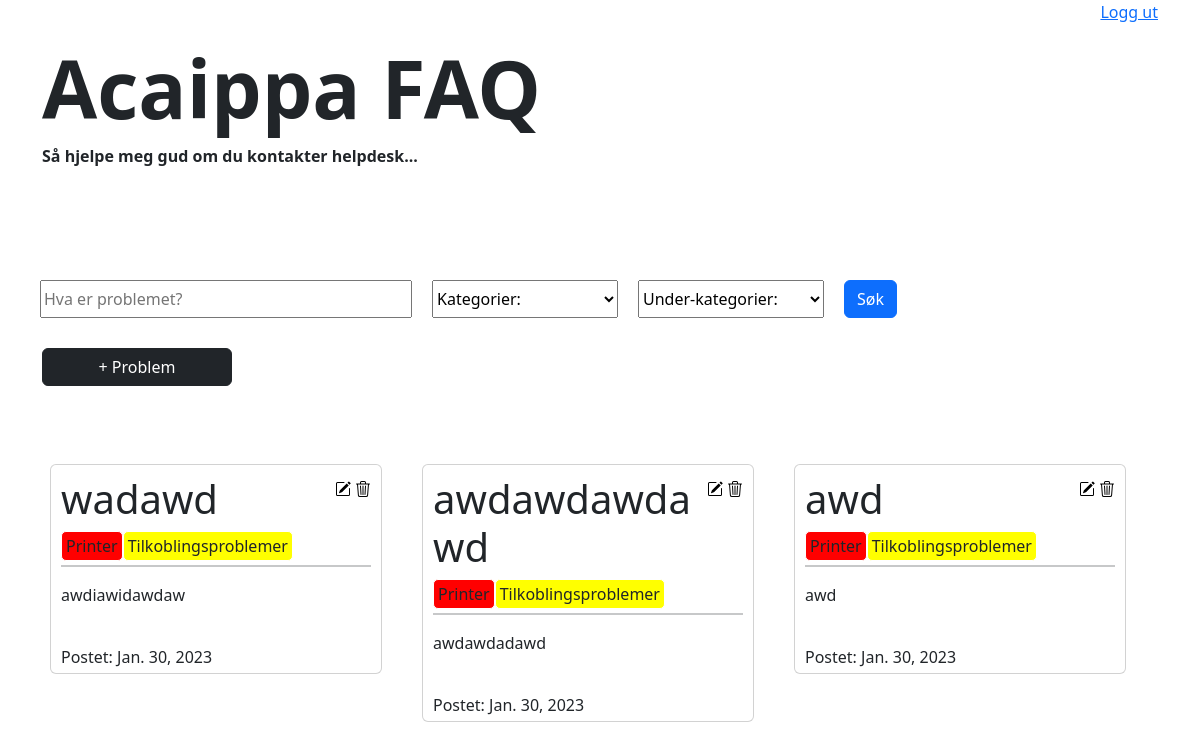
Before: / (signed in) with the older database file.
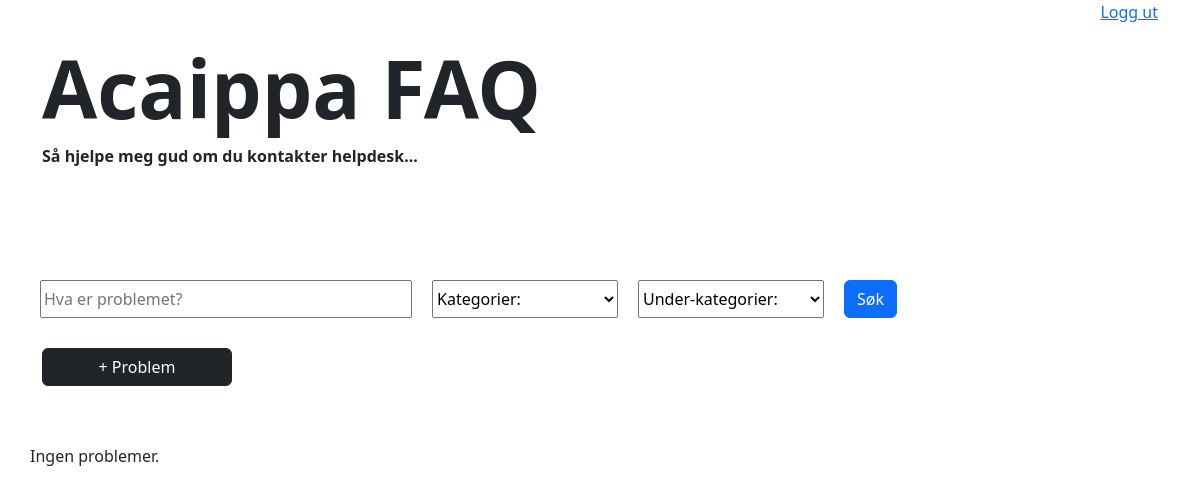
After: the same page with the newer database file.
### pages/models.py (models this page shows, shortened)
class Problem(models.Model):
    problem_id = models.IntegerField(default=generate_id, editable=False, primary_key=True)
    tittel = models.CharField(max_length=200)
    beskrivelse = models.CharField(max_length=1000)
    guide = models.TextField(max_length=20000)
    dato_postet = models.DateField(default=datetime.date.today)
    kategori = models.ForeignKey(Kategori, on_delete=models.DO_NOTHING)
    under_kategori = models.ForeignKey(UnderKategori, on_delete=models.DO_NOTHING)

class Kategori(models.Model):
    navn = models.CharField(max_length=50, primary_key=True)
    farge = models.CharField(max_length=6)

class UnderKategori(models.Model):
    navn = models.CharField(max_length=70)
    farge = models.CharField(max_length=6)

### pages/views.py (the view)
# urls.py: path('', main_page),
def main_page(request):
	return render(request, "index.html", {"problems" : Problem.objects.all(), "categories" : Kategori.objects.all(), "subcategories" : UnderKategori.objects.all()})

### templates/index.html (shortened to what this page needs)
{% extends "main.html" %}
{% load static %}
{% load index %}
{% block content %}
<div class="container overflow-hidden">
	<div class="row">
		<div class="col-12 mb-5">
			<h1 class="main-title">	Acaippa FAQ </h1>
			<p class="slogan">Så hjelpe meg gud om du kontakter helpdesk...</p>
		</div>
		<div class="col-12 row mt-5 p-0">
			<form method="POST" action="filter" class="col-12 filter-container">
				{% if "filter-text" in filters %}
					<input type="text" name="filter-text" class="text-filter col-4" placeholder="Hva er problemet?" value="{{filters|index:'filter-text'}}">
				{% else %}
					<input type="text" name="filter-text" class="text-filter col-4" placeholder="Hva er problemet?">
				{% endif %}
				<select class="col-2" name="category-filter" class="">
					<option value="none" selected disabled hidden>Kategorier:</option>
				</select>
				<select class="col-2" name="subcategory-filter" class="">
					<option value="none" selected disabled hidden>Under-kategorier:</option>
				</select>
				<button onclick="this.form.submit()" class="btn btn-primary">Søk</button>
			</form>
			{% if user.is_authenticated %}
				<button class="add-form-button btn btn-dark col-sm-2 col-6 ms-4" onclick="window.location.href='/addproblem'"><span class="add-form-text">+ Problem</button>
			{% endif %}
			<div class="col-12 card-container mt-5">
				{% if problems|length != 0 %}
					{% for problem in problems %}
						<div class="card-margin col-12 col-md-6 col-lg-4">
							<div class="card problem-card" onclick="checkClick(this, '{{problem.problem_id}}')">
								<div class="card-title-edit-container d-flex flex-row">
									<h1 class="card-title col">
										{{problem.tittel}}
									</h1>
									{% if user.is_authenticated %}
										<div class="auth-div">
											<img src="{% static 'icons/pencil-square.svg' %}" alt="Endre ikon" class="edit-icon" onclick="window.location.href = '/editproblem/{{problem.problem_id}}'">
											<img src="{% static 'icons/trash3.svg' %}" alt="Fjern ikon" class="delete-icon" onclick="showOverlay('{{problem.problem_id}}', '{{problem.tittel}}')">
										</div>
									{% endif %}
								</div>
								<div class="card-top-container overflow-hidden mb-1">
									<div class="category-container">
										<p class="category" style="background-color: #{{problem.kategori.farge}};">
											{{problem.kategori.navn}}
										</p>
										<p class="subcategory" style="background-color: #{{problem.under_kategori.farge}};">
											{{problem.under_kategori.navn}}
										</p>
									</div>
								</div>
								<hr class="mt-0">
								<p class="card-description">{{problem.beskrivelse}}</p>
								<div class="card-bottom">
									<p class="card-date">Postet: {{problem.dato_postet}}</p>
								</div>
							</div>
						</div>
					{% endfor %}
				{% else %}
					<p>Ingen problemer.</p>
				{% endif %}
			</div>
		</div>
	</div>
</div>
{% endblock %}

Changed rows visible on the page:
removed Problem: tittel "wadawd", kategori.navn "Printer", under_kategori.navn "Tilkoblingsproblemer", beskrivelse "awdiawidawdaw", dato_postet "Jan. 30, 2023"
removed Problem: tittel "awdawdawdawd", kategori.navn "Printer", under_kategori.navn "Tilkoblingsproblemer", beskrivelse "awdawdadawd", dato_postet "Jan. 30, 2023"
removed Problem: tittel "awd", kategori.navn "Printer", under_kategori.navn "Tilkoblingsproblemer", beskrivelse "awd", dato_postet "Jan. 30, 2023"
Other visible differences:
text now shown: "Ingen problemer."
